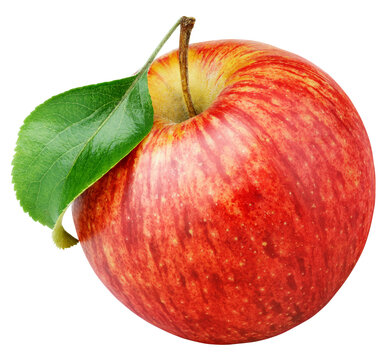
#> input picture data/raw/Apple/Fresh/apple_fresh_001.jpg (1).jpg, 390 x 360 px
$ jupyter execute main.ipynb   (shell and % lines are left out)
#> lines starting #> are read from the running program, lines starting #| are printed output that depends on the picture
[cell 1]
import cv2
import matplotlib.pyplot as plt
print(cv2.__version__)

[cell 2]
image = cv2.imread("../data/raw/Apple/Fresh/apple_fresh_001.jpg (1).jpg")
#> image is the input picture: shape (360, 390, 3); mean B, G, R 142.6, 164.6, 222

[cell 3]
plt.figure(figsize=(4,4))
plt.imshow(cv2.cvtColor(image, cv2.COLOR_BGR2RGB))
plt.show()

[cell 4]
fig, axarr = plt.subplots(1, 2, figsize=(12, 4))
axarr[0].imshow(cv2.cvtColor(image, cv2.COLOR_BGR2RGB))
axarr[1].imshow(image)
fig.set_tight_layout(True)
plt.show()
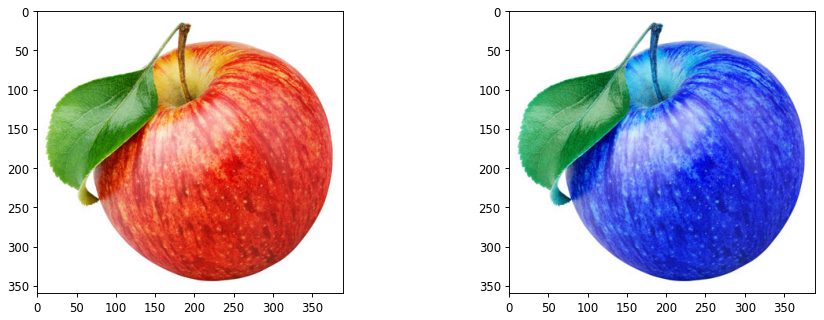
#> figure drawn by matplotlib, 2 panels; B, G, R data is drawn as R, G, B

[cell 5]
image.shape
#> Out = (360, 390, 3)

[cell 6]
print("height:", image.shape[0])
#| height: 360
print("width:", image.shape[1])
#| width: 390
print("channels:", image.shape[2])
#| channels: 3
print(f"the image size is: {image.shape[0]}x{image.shape[1]} pixels")
#| the image size is: 360x390 pixels

[cell 7]
image = cv2.cvtColor(image, cv2.COLOR_BGR2RGB)
image_gray = cv2.cvtColor(image, cv2.COLOR_RGB2GRAY)
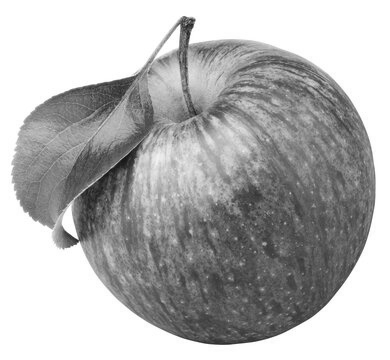
#> image_gray: shape (360, 390); min 19, max 255, mean 179.2
wight = image.shape[1]
#> wight = 390
height = image.shape[0]
#> height = 360
aspect_ratio = wight / height
#> aspect_ratio = 1.08
plt.figure(figsize=(5*aspect_ratio, 5))
plt.imshow(image_gray)
plt.title("Grayscale Image")
plt.show()

$ run again, with data/raw/Apple/Fresh/apple_fresh_001.jpg (100).jpg copied over data/raw/Apple/Fresh/apple_fresh_001.jpg (1).jpg
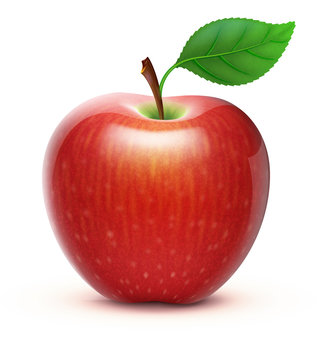
#> input picture data/raw/Apple/Fresh/apple_fresh_001.jpg (100).jpg, 317 x 360 px
#> image is the input picture: shape (360, 317, 3); mean B, G, R 173.2, 182.3, 221.8
#> `plt.show()`:
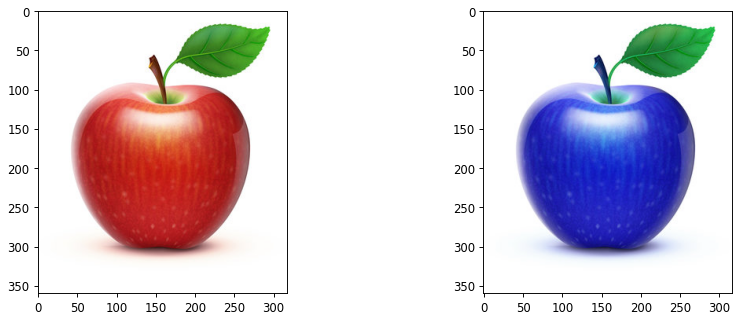
#> figure drawn by matplotlib, 2 panels; B, G, R data is drawn as R, G, B
#| height: 360
#| width: 317
#| channels: 3
#| the image size is: 360x317 pixels
#> `image_gray = cv2.cvtColor(image, cv2.COLOR_RGB2GRAY)`:
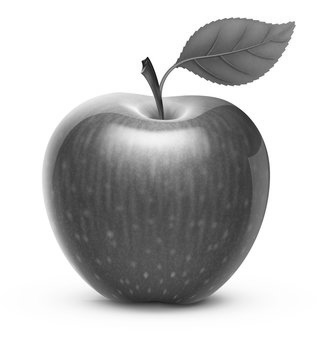
#> image_gray: shape (360, 317); min 13, max 255, mean 193

$ run again, with data/raw/Apple/Fresh/apple_fresh_001.jpg (101).jpg copied over data/raw/Apple/Fresh/apple_fresh_001.jpg (1).jpg
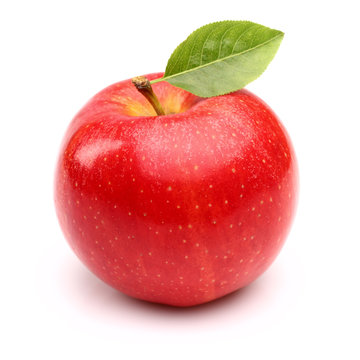
#> input picture data/raw/Apple/Fresh/apple_fresh_001.jpg (101).jpg, 360 x 360 px
#> image is the input picture: shape (360, 360, 3); mean B, G, R 177.9, 183.3, 238.1
#> `plt.show()`:
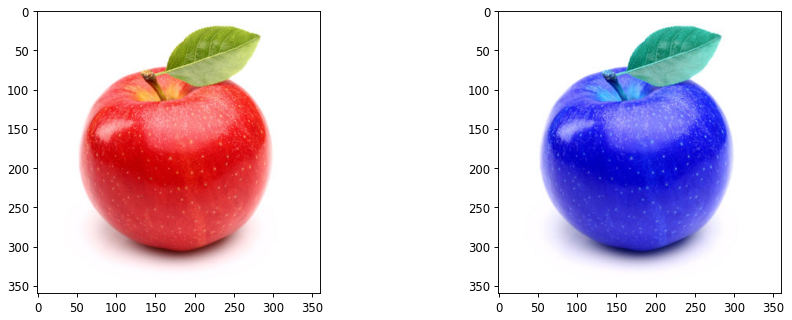
#> figure drawn by matplotlib, 2 panels; B, G, R data is drawn as R, G, B
#| height: 360
#| width: 360
#| channels: 3
#| the image size is: 360x360 pixels
#> `image_gray = cv2.cvtColor(image, cv2.COLOR_RGB2GRAY)`:
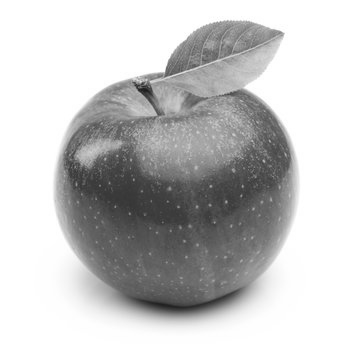
#> image_gray: shape (360, 360); min 27, max 255, mean 199.1

$ run again, with data/raw/Apple/Fresh/apple_fresh_001.jpg (103).jpg copied over data/raw/Apple/Fresh/apple_fresh_001.jpg (1).jpg
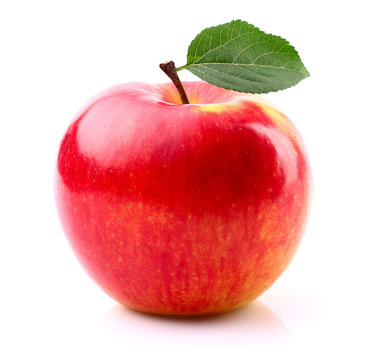
#> input picture data/raw/Apple/Fresh/apple_fresh_001.jpg (103).jpg, 370 x 360 px
#> image is the input picture: shape (360, 370, 3); mean B, G, R 174.9, 178, 235.9
#> `plt.show()`:
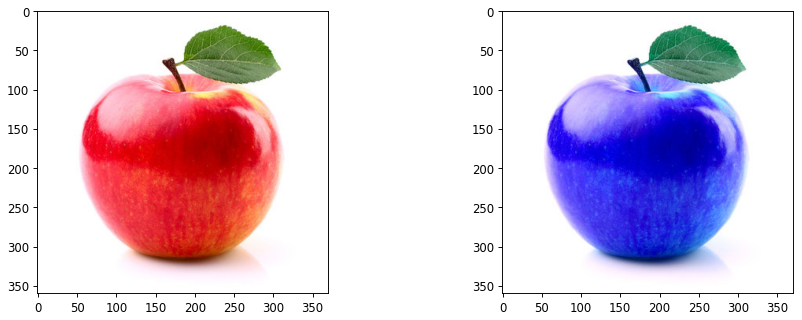
#> figure drawn by matplotlib, 2 panels; B, G, R data is drawn as R, G, B
#| height: 360
#| width: 370
#| channels: 3
#| the image size is: 360x370 pixels
#> `image_gray = cv2.cvtColor(image, cv2.COLOR_RGB2GRAY)`:
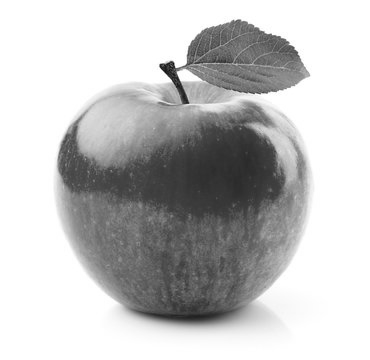
#> image_gray: shape (360, 370); min 15, max 255, mean 195
